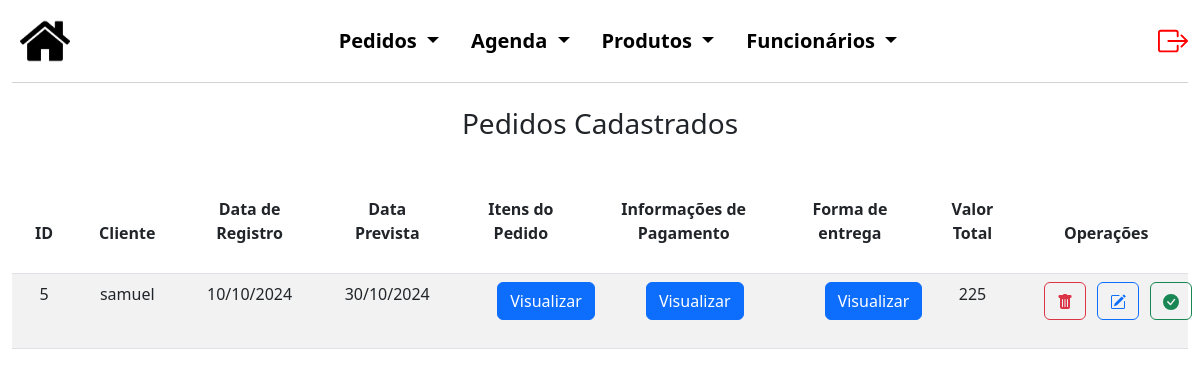
The app's page /pedidos/consPed.php (signed in), older data.
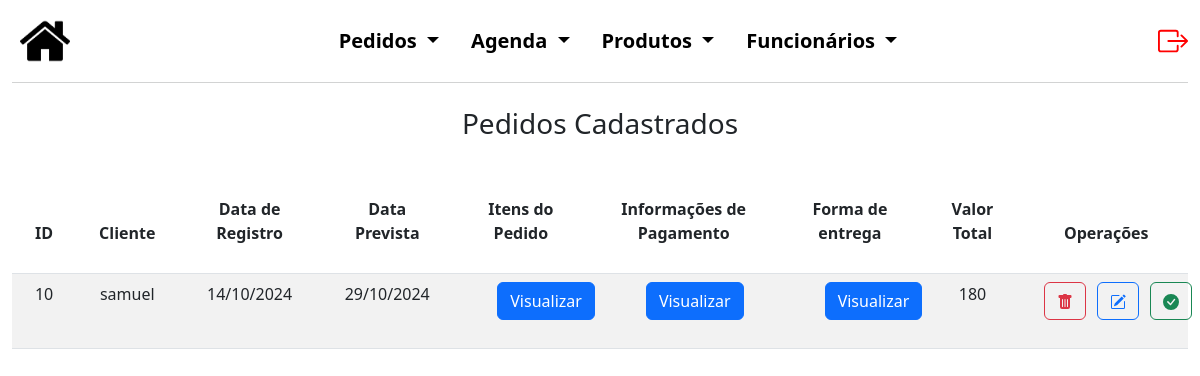
The same page, newer data.
### tables this page shows
CREATE TABLE `pedidos` (
  `codPed` int(5) NOT NULL,
  `cod_func` varchar(50) NOT NULL,
  `tipoPessoa` varchar(50) NOT NULL,
  `nomeCli` varchar(50) NOT NULL,
  `contato` varchar(50) NOT NULL,
  `descr` text NOT NULL,
  `dataPed` date NOT NULL,
  `dataPrev` date NOT NULL,
  `entrega` varchar(50) NOT NULL,
  `logradouro` varchar(50) NOT NULL,
  `numero` int(5) NOT NULL,
  `bairro` varchar(50) NOT NULL,
  `entrada` varchar(50) NOT NULL,
  `formaPag` varchar(30) NOT NULL,
  `valorEnt` decimal(10,0) NOT NULL,
  `valorTotal` decimal(10,0) NOT NULL
);

### conexao.php (called while the page is built)
<?php
function novaConexao()
{
    $usuario = 'root';
    $senha = '';
    $database = 'digital_print';
    $host = 'localhost';
    try {
        $conexao = new PDO("mysql:host=$host;dbname=$database", $usuario, $senha);
        $conexao->setAttribute(PDO::ATTR_ERRMODE, PDO::ERRMODE_EXCEPTION);
        return $conexao;
    } catch (PDOException $e) {
        die("Falha ao conectar ao banco de dados: " . $e->getMessage());
    }
}
?>

### pedidos/consPed.php (the view, shortened to what the changed rows need)
<?php
require_once('../conexao.php');
$conexao = novaConexao();
$registros = [];
$erro = false;
try {
    $sql = "SELECT * FROM pedidos";
    $stmt = $conexao->prepare($sql);
    $stmt->execute();
    $registros = $stmt->fetchAll(PDO::FETCH_ASSOC);
} catch (PDOException $e) {
    $erro = true;
    echo "Erro: " . $e->getMessage();
}
?>
<!DOCTYPE html>
<html lang="pt-BR">
<head>
    <link href="https://cdn.jsdelivr.net/npm/bootstrap@5.3.0/dist/css/bootstrap.min.css" rel="stylesheet">
    <link rel="stylesheet" href="../style.css?v=1.2">
</head>
<body>
    <?php if ($erro): ?>
        <div class="alert alert-danger" role="alert">
            Não foi possível carregar os dados.
        </div>
    <?php else: ?>
        <div class="container-fluid consContainer">
            <table class="table table-striped">
                <thead>
                    <tr>
                        <th>
                            <div class="row justify-content-center text-center titleCons">ID</div>
                        </th>
                        <th>
                            <div class="row justify-content-center text-center titleCons">Cliente</div>
                        </th>
                        <th>
                            <div class="row justify-content-center text-center titleCons">Data de Registro</div>
                        </th>
                        <th>
                            <div class="row justify-content-center text-center titleCons">Data Prevista</div>
                        </th>
                        <th>
                            <div class="row justify-content-center text-center titleCons">Itens do Pedido</div>
                        </th>
                        <th>
                            <div class="row justify-content-center text-center titleCons">Informações de Pagamento</div>
                        </th>
                        <th>
                            <div class="row justify-content-center text-center titleCons">Forma de entrega</div>
                        </th>
                        <th>
                            <div class="row justify-content-center text-center titleCons">Valor Total</div>
                        </th>
                        <th>
                            <div class="row justify-content-center text-center titleCons">Operações</div>
                        </th>
                    </tr>
                </thead>
                <tbody>
                    <?php foreach ($registros as $registro): ?>
                        <td>
                            <div class="row justify-content-center registro">
                                <?php echo ($registro['codPed']); ?>
                            </div>
                        </td>
                        <td>
                            <div class="row justify-content-center registro">
                                <?php echo ($registro['nomeCli']); ?>
                            </div>
                        </td>
                        <td>
                            <div class="row justify-content-center registro">
                                <?php echo (date('d/m/Y', strtotime($registro['dataPed']))); ?>
                            </div>
                        </td>
                        <td>
                            <div class="row justify-content-center registro">
                                <?php echo (date('d/m/Y', strtotime($registro['dataPrev']))); ?>
                            </div>
                        </td>
                        <td>
                            <div class="row justify-content-center btnVisu">
                                <div class="col-6">
                                    <form method="POST">
                                        <button type="submit" name="visuPedidos" class="btn btn-primary">Visualizar</button>
                                    </form>
                                </div>
                            </div>
                        </td>
                        <td>
                            <div class="row justify-content-center btnVisu">
                                <div class="col-6">
                                    <form method="POST">
                                        <button type="submit" name="visuPag" class="btn btn-primary">Visualizar</button>
                                    </form>
                                </div>
                            </div>
                        </td>
                        <td>
                            <div class="row justify-content-center btnVisu">
                                <div class="col-6">
                                    <form method="POST">
                                        <button type="submit" name="visuEntr" class="btn btn-primary">Visualizar</button>
                                    </form>
                                </div>
                            </div>
                        </td>
                        <td>
                            <div class="row justify-content-center registro">
                                <?php echo ($registro['valorTotal']); ?>
                            </div>
                        </td>
                        <td>
                            <div class="row text-center justify-content-center operacoes">
                                <div class="col-3 oprBtn">
                                    <form method="POST">
                                        <button type="submit" name="delete" class="btn btn-outline-danger">
                                        </button>
                                    </form>
                                </div>
                                <div class="col-3 oprBtn">
                                    <form method="POST">
                                        <button type="submit" name="edit" class="btn btn-outline-primary">
                                        </button>
                                    </form>
                                </div>
                                <div class="col-3 oprBtn">
                                    <a class="btn btn-outline-success" href="editar.php?id=<?php echo $usuario['id']; ?>">
                                    </a>
                                </div>
                            </div>
                        </td>
                    <?php endforeach; ?>
                </tbody>
            </table>
        </div>
    <?php endif; ?>
</body>
</html>

Row changes from the older to the newer data that the page shows:
removed pedidos: codPed "5", nomeCli "samuel", dataPed "10/10/2024", dataPrev "30/10/2024", valorTotal "225"
added pedidos: codPed "10", nomeCli "samuel", dataPed "14/10/2024", dataPrev "29/10/2024", valorTotal "180"
